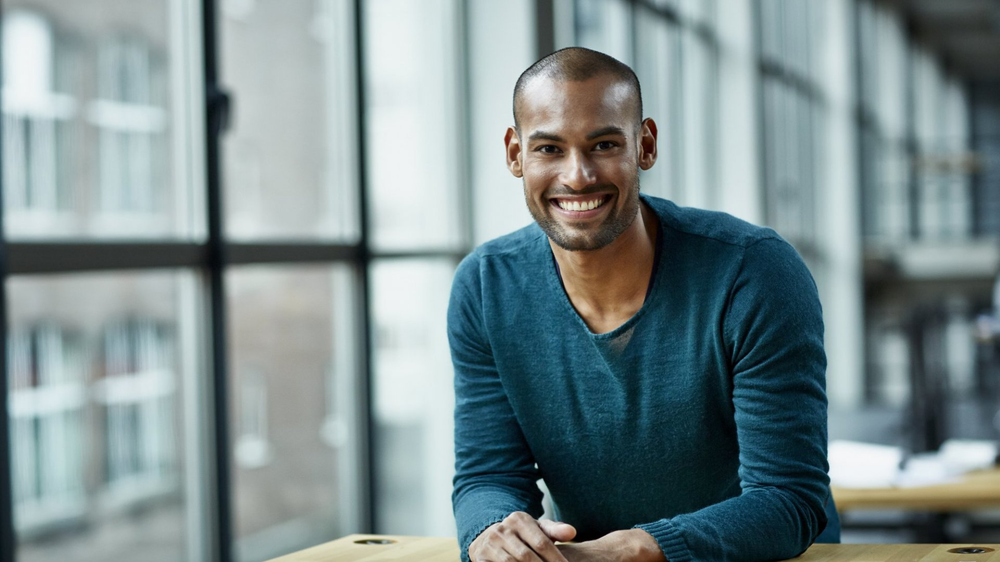
#> input picture Resources/person.png, 1000 x 562 px, shrunk from 1920 x 1080 before the run
$ python image.py
#> lines starting #> are read from the running program, lines starting #| are printed output that depends on the picture; after the words box and inside, x2 and y2 are one past the last pixel; in counts of white or black regions, pixels touching at a corner belong together
import cv2
import numpy as np

img = cv2.imread("Resources/person.png")
#> img is the input picture: shape (562, 1000, 3); mean B, G, R 142.4, 140.9, 124
kernel = np.ones((5,5), np.uint8)

img_gray = cv2.cvtColor(img, cv2.COLOR_BGR2GRAY)
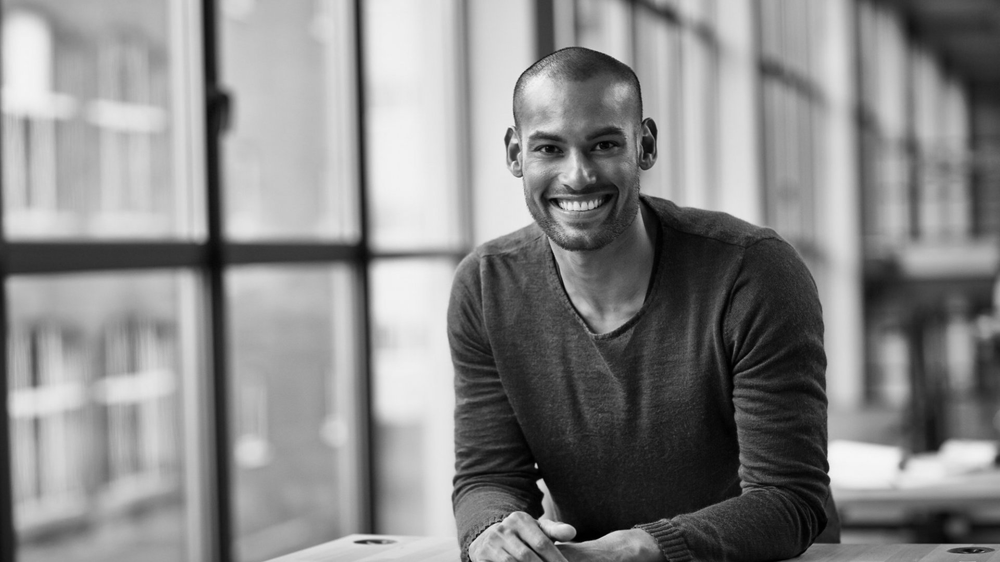
#> img_gray: shape (562, 1000); min 0, max 247, mean 136
img_blur = cv2.GaussianBlur(img_gray,(7, 7), 0)
img_canny = cv2.Canny(img, 150, 200)
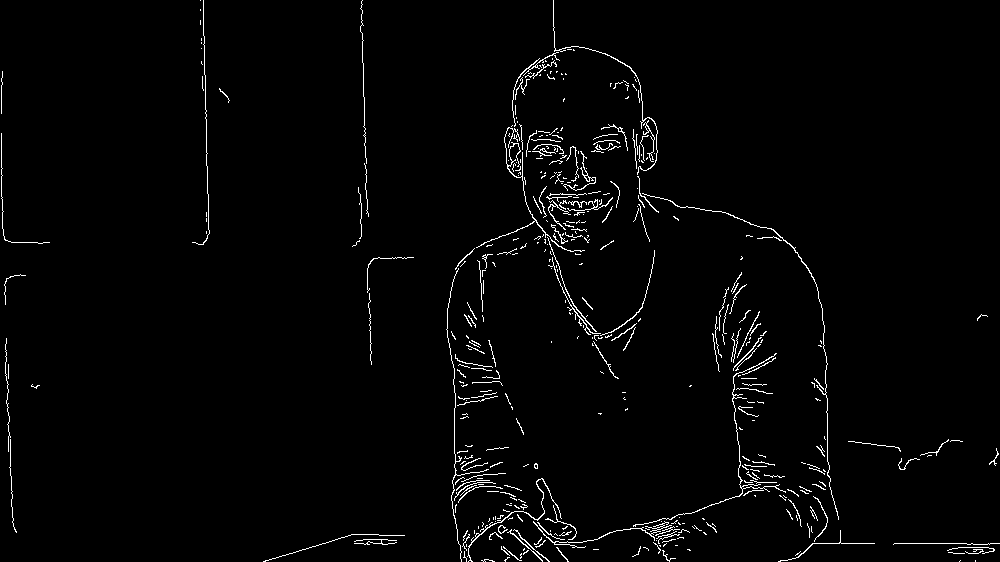
#> img_canny: shape (562, 1000); 2% white in thin lines or dots
img_dilation = cv2.dilate(img_canny, kernel, iterations=1)
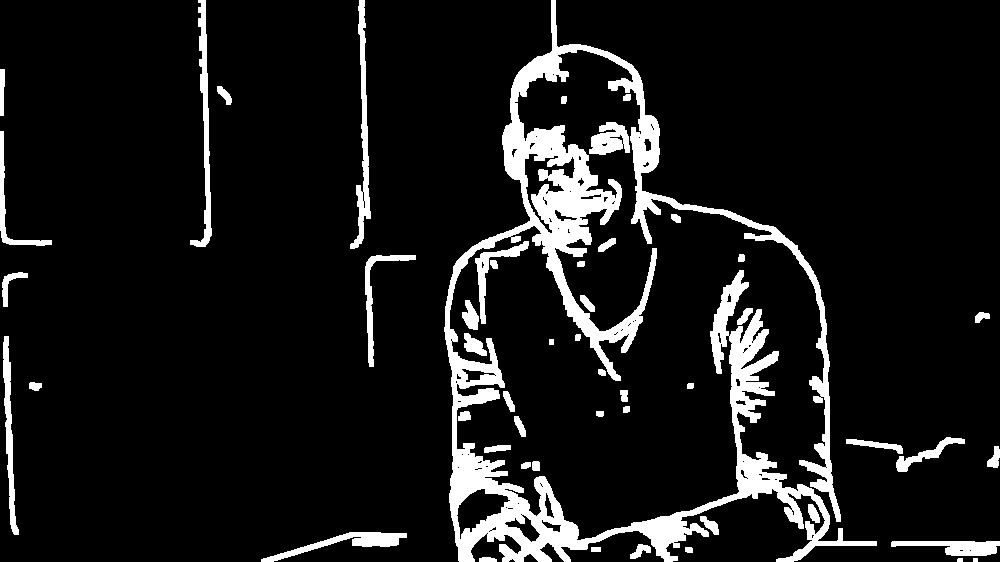
#> img_dilation: shape (562, 1000); 9.7% white; 50 white regions, largest, box (x1, y1, x2, y2) and area: (444, 0, 877, 562) 39747, (350, 0, 371, 249) 1623, (190, 0, 212, 247) 1575
img_eroded = cv2.erode(img_dilation, kernel, iterations=1)
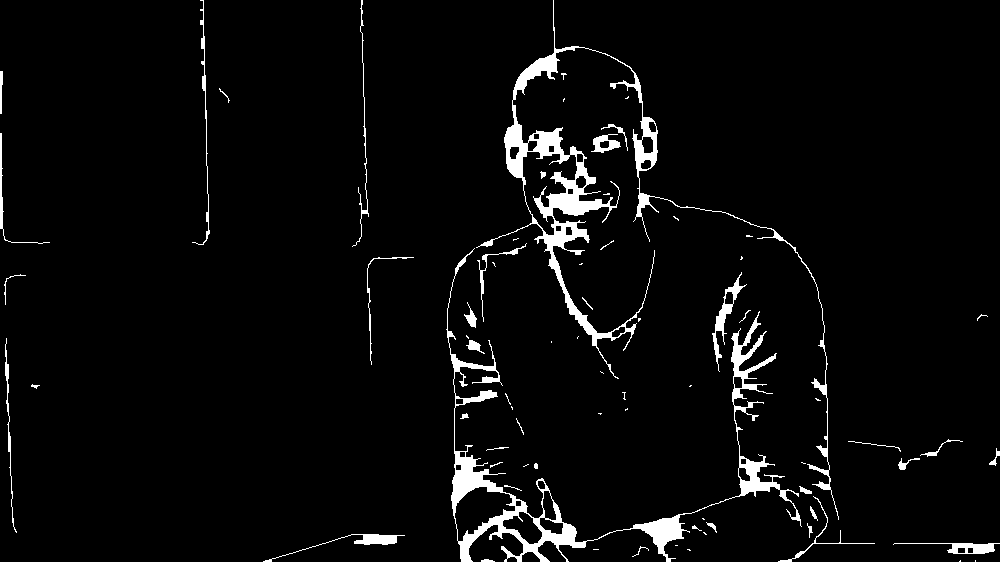
#> img_eroded: shape (562, 1000); 3.9% white; 73 white regions (32 under 20 px), largest, box (x1, y1, x2, y2) and area: (476, 0, 839, 520) 8515, (446, 248, 802, 562) 8144, (712, 272, 747, 372) 599

cv2.imshow("Regular Image", img)
cv2.imshow("Gray Image", img_gray)
cv2.imshow("Blured Image", img_blur)
cv2.imshow("Canny Image", img_canny)
cv2.imshow("Dilated Image", img_dilation)
cv2.imshow("Eroded Image", img_eroded)
cv2.waitKey(0)

$ run again, with Resources/cards.png copied over Resources/person.png
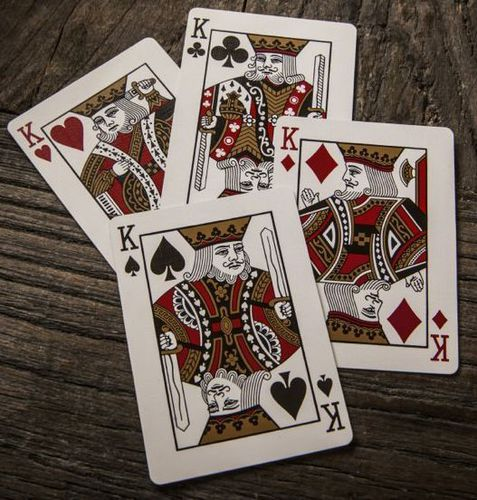
#> input picture Resources/cards.png, 477 x 500 px
#> img is the input picture: shape (500, 477, 3); mean B, G, R 88.1, 96.6, 109.6
#> `img_canny = cv2.Canny(img, 150, 200)`:
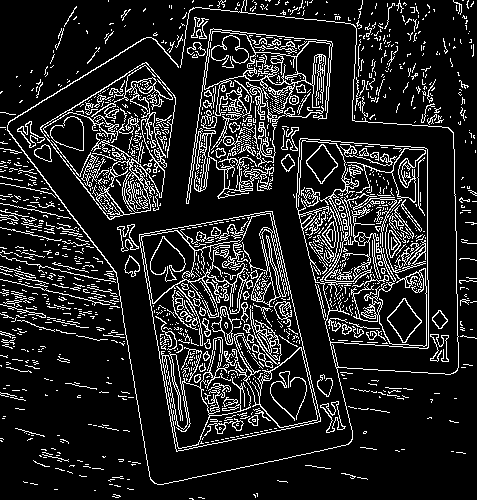
#> img_canny: shape (500, 477); 13.8% white in thin lines or dots
#> img_dilation: shape (500, 477); 53.6% white; 318 black regions (196 under 20 px), largest, box (x1, y1, x2, y2) and area: (0, 317, 477, 500) 37905, (10, 10, 456, 482) 37371, (0, 0, 191, 112) 10632
#> `img_eroded = cv2.erode(img_dilation, kernel, iterations=1)`:
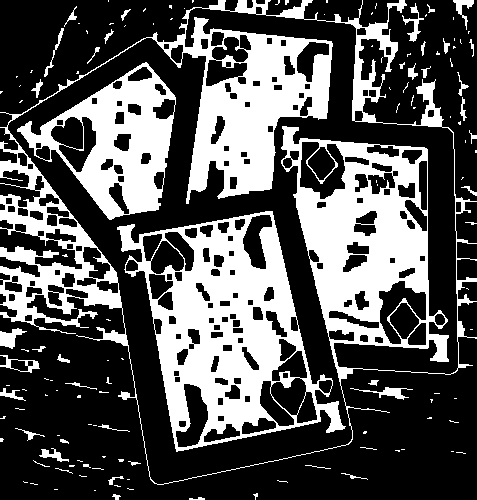
#> img_eroded: shape (500, 477); 33.4% white; 138 white regions (95 under 20 px), largest, box (x1, y1, x2, y2) and area: (0, 0, 477, 485) 44177, (117, 211, 346, 452) 21682, (17, 62, 176, 220) 10147

$ run again, with Resources/colorfull_cat.png copied over Resources/person.png
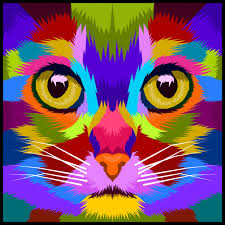
#> input picture Resources/colorfull_cat.png, 225 x 225 px
#> img is the input picture: shape (225, 225, 3); mean B, G, R 103, 81.8, 120.9
#> `img_canny = cv2.Canny(img, 150, 200)`:
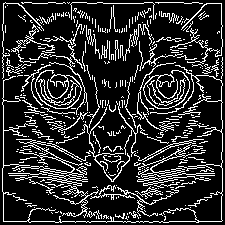
#> img_canny: shape (225, 225); 18% white in thin lines or dots
#> img_dilation: shape (225, 225); 72.6% white; 149 black regions (79 under 20 px), largest, box (x1, y1, x2, y2) and area: (85, 47, 140, 107) 1113, (5, 168, 79, 212) 799, (147, 168, 220, 213) 792
#> `img_eroded = cv2.erode(img_dilation, kernel, iterations=1)`:
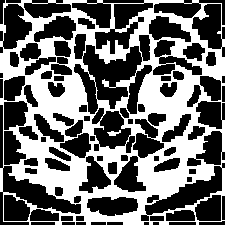
#> img_eroded: shape (225, 225); 42.7% white; 2 white regions, box (x1, y1, x2, y2) and area: (0, 0, 225, 225) 21546, (107, 130, 121, 136) 46
